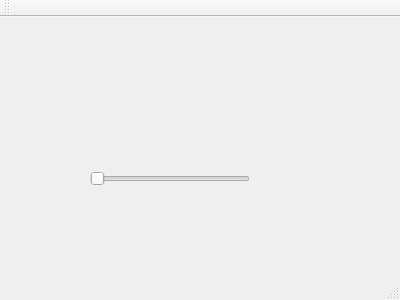
<?xml version="1.0" encoding="UTF-8"?>
<ui version="4.0">
 <class>MainWindow</class>
 <widget class="QMainWindow" name="MainWindow">
  <property name="geometry">
   <rect>
    <x>0</x>
    <y>0</y>
    <width>400</width>
    <height>300</height>
   </rect>
  </property>
  <property name="windowTitle">
   <string>MainWindow</string>
  </property>
  <widget class="QWidget" name="centralWidget">
   <widget class="QSlider" name="horizontalSlider">
    <property name="geometry">
     <rect>
      <x>90</x>
      <y>150</y>
      <width>160</width>
      <height>24</height>
     </rect>
    </property>
    <property name="orientation">
     <enum>Qt::Horizontal</enum>
    </property>
   </widget>
  </widget>
  <widget class="QMenuBar" name="menuBar">
   <property name="geometry">
    <rect>
     <x>0</x>
     <y>0</y>
     <width>400</width>
     <height>22</height>
    </rect>
   </property>
  </widget>
  <widget class="QToolBar" name="mainToolBar">
   <attribute name="toolBarArea">
    <enum>TopToolBarArea</enum>
   </attribute>
   <attribute name="toolBarBreak">
    <bool>false</bool>
   </attribute>
  </widget>
  <widget class="QStatusBar" name="statusBar"/>
 </widget>
 <layoutdefault spacing="6" margin="11"/>
 <resources/>
 <connections/>
</ui>
